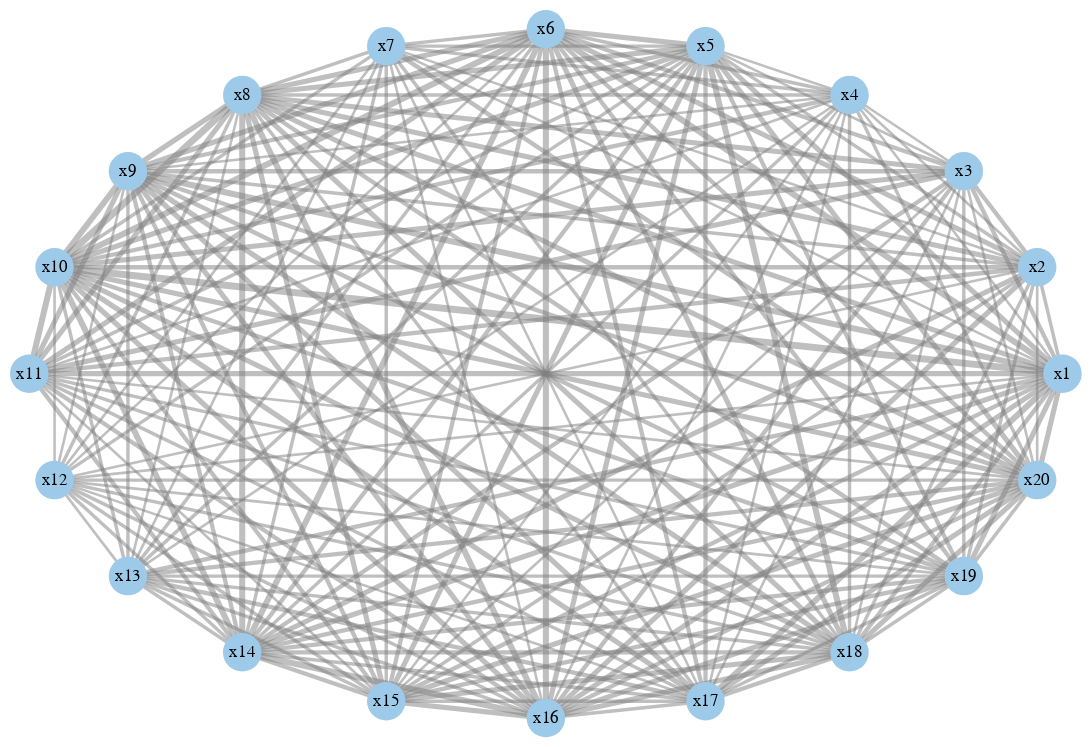

Write notebook code for a chart like this one.
### Code cell
VegaGraphs.graphplot(df,GraphPlot.circular_layout,tooltip=true,node_label=true,node_labelsize=10)

### Figure 1 — Vega-Lite specification as saved in the notebook (floating-point values rounded to 4 significant figures; data arrays with more than 128 entries replaced by an {"elided": "..."} marker saying what was removed)
{"layer": [{"data": {"values": {"elided": "356 records"}}, "encoding": {"detail": {"field": "pairs", "type": "ordinal"}, "size": {"field": "ew", "legend": null, "type": "quantitative"}, "x": {"axis": null, "field": "edges_x", "type": "quantitative"}, "y": {"axis": null, "field": "edges_y", "type": "quantitative"}}, "height": 400, "mark": {"clip": false, "color": "gray", "opacity": 0.5, "size": 0.8, "type": "line"}, "width": 600}, {"data": {"values": [{"keywords": "x1", "node_x": 1, "node_y": 0}, {"keywords": "x2", "node_x": 0.9511, "node_y": 0.309}, {"keywords": "x3", "node_x": 0.809, "node_y": 0.5878}, {"keywords": "x4", "node_x": 0.5878, "node_y": 0.809}, {"keywords": "x5", "node_x": 0.309, "node_y": 0.9511}, {"keywords": "x6", "node_x": 6.123e-17, "node_y": 1}, {"keywords": "x7", "node_x": -0.309, "node_y": 0.9511}, {"keywords": "x8", "node_x": -0.5878, "node_y": 0.809}, {"keywords": "x9", "node_x": -0.809, "node_y": 0.5878}, {"keywords": "x10", "node_x": -0.9511, "node_y": 0.309}, {"keywords": "x11", "node_x": -1, "node_y": 1.225e-16}, {"keywords": "x12", "node_x": -0.9511, "node_y": -0.309}, {"keywords": "x13", "node_x": -0.809, "node_y": -0.5878}, {"keywords": "x14", "node_x": -0.5878, "node_y": -0.809}, {"keywords": "x15", "node_x": -0.309, "node_y": -0.9511}, {"keywords": "x16", "node_x": -1.837e-16, "node_y": -1}, {"keywords": "x17", "node_x": 0.309, "node_y": -0.9511}, {"keywords": "x18", "node_x": 0.5878, "node_y": -0.809}, {"keywords": "x19", "node_x": 0.809, "node_y": -0.5878}, {"keywords": "x20", "node_x": 0.9511, "node_y": -0.309}]}, "layer": [{"encoding": {"tooltip": [{"field": "keywords", "type": "nominal"}], "x": {"axis": null, "field": "node_x", "type": "quantitative"}, "y": {"axis": null, "field": "node_y", "type": "quantitative"}}, "height": 400, "mark": {"clip": false, "color": "#9ecae9", "opacity": 1, "size": 500, "type": "circle"}, "selection": {"grid": {"bind": "scales", "type": "interval"}}, "width": 600}, {"encoding": {"text": {"field": "keywords", "type": "nominal"}, "x": {"axis": null, "field": "node_x", "type": "quantitative"}, "y": {"axis": null, "field": "node_y", "type": "quantitative"}}, "mark": {"clip": false, "opacity": 1, "size": 10, "type": "text"}}]}], "view": {"stroke": null}}
